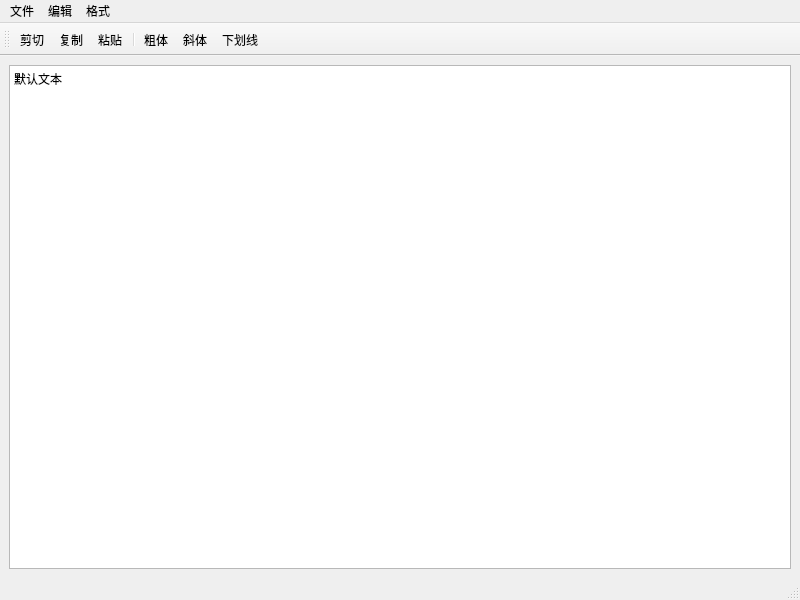
<?xml version="1.0" encoding="UTF-8"?>
<ui version="4.0">
 <class>MainWindow</class>
 <widget class="QMainWindow" name="MainWindow">
  <property name="geometry">
   <rect>
    <x>0</x>
    <y>0</y>
    <width>800</width>
    <height>600</height>
   </rect>
  </property>
  <property name="windowTitle">
   <string/>
  </property>
  <widget class="QWidget" name="centralwidget">
   <layout class="QVBoxLayout" name="verticalLayout">
    <item>
     <widget class="QPlainTextEdit" name="txtEdit">
      <property name="plainText">
       <string>默认文本</string>
      </property>
     </widget>
    </item>
   </layout>
  </widget>
  <widget class="QMenuBar" name="menubar">
   <property name="geometry">
    <rect>
     <x>0</x>
     <y>0</y>
     <width>800</width>
     <height>21</height>
    </rect>
   </property>
   <widget class="QMenu" name="menu">
    <property name="title">
     <string>文件</string>
    </property>
    <addaction name="actNew"/>
    <addaction name="actOpen"/>
    <addaction name="separator"/>
    <addaction name="actClose"/>
   </widget>
   <widget class="QMenu" name="menu_2">
    <property name="title">
     <string>编辑</string>
    </property>
    <addaction name="actCut"/>
    <addaction name="actCopy"/>
    <addaction name="actPaste"/>
    <addaction name="separator"/>
    <addaction name="actClear"/>
   </widget>
   <widget class="QMenu" name="menu_3">
    <property name="title">
     <string>格式</string>
    </property>
    <addaction name="actFontBold"/>
    <addaction name="actFontItalic"/>
    <addaction name="actFontUnder"/>
    <addaction name="separator"/>
    <addaction name="actToolbarLabb"/>
   </widget>
   <addaction name="menu"/>
   <addaction name="menu_2"/>
   <addaction name="menu_3"/>
  </widget>
  <widget class="QStatusBar" name="statusbar"/>
  <widget class="QToolBar" name="toolBar">
   <property name="windowTitle">
    <string>toolBar</string>
   </property>
   <attribute name="toolBarArea">
    <enum>TopToolBarArea</enum>
   </attribute>
   <attribute name="toolBarBreak">
    <bool>false</bool>
   </attribute>
   <addaction name="actCut"/>
   <addaction name="actCopy"/>
   <addaction name="actPaste"/>
   <addaction name="separator"/>
   <addaction name="actFontBold"/>
   <addaction name="actFontItalic"/>
   <addaction name="actFontUnder"/>
  </widget>
  <action name="actCut">
   <property name="icon">
    <iconset resource="res.qrc">
     <normaloff>:/images/images/cut.png</normaloff>:/images/images/cut.png</iconset>
   </property>
   <property name="text">
    <string>剪切</string>
   </property>
   <property name="toolTip">
    <string>剪切</string>
   </property>
   <property name="shortcut">
    <string>Ctrl+X</string>
   </property>
   <property name="menuRole">
    <enum>QAction::MenuRole::NoRole</enum>
   </property>
  </action>
  <action name="actCopy">
   <property name="icon">
    <iconset resource="res.qrc">
     <normaloff>:/images/images/copy.png</normaloff>:/images/images/copy.png</iconset>
   </property>
   <property name="text">
    <string>复制</string>
   </property>
   <property name="toolTip">
    <string>复制</string>
   </property>
   <property name="shortcut">
    <string>Ctrl+C</string>
   </property>
   <property name="menuRole">
    <enum>QAction::MenuRole::NoRole</enum>
   </property>
  </action>
  <action name="actPaste">
   <property name="icon">
    <iconset resource="res.qrc">
     <normaloff>:/images/images/paste.png</normaloff>:/images/images/paste.png</iconset>
   </property>
   <property name="text">
    <string>粘贴</string>
   </property>
   <property name="toolTip">
    <string>粘贴</string>
   </property>
   <property name="shortcut">
    <string>Ctrl+V</string>
   </property>
   <property name="menuRole">
    <enum>QAction::MenuRole::NoRole</enum>
   </property>
  </action>
  <action name="actFontBold">
   <property name="checkable">
    <bool>true</bool>
   </property>
   <property name="icon">
    <iconset resource="res.qrc">
     <normaloff>:/images/images/bold.png</normaloff>:/images/images/bold.png</iconset>
   </property>
   <property name="text">
    <string>粗体</string>
   </property>
   <property name="toolTip">
    <string>粗体</string>
   </property>
   <property name="menuRole">
    <enum>QAction::MenuRole::NoRole</enum>
   </property>
  </action>
  <action name="actFontItalic">
   <property name="checkable">
    <bool>true</bool>
   </property>
   <property name="icon">
    <iconset resource="res.qrc">
     <normaloff>:/images/images/italic.png</normaloff>:/images/images/italic.png</iconset>
   </property>
   <property name="text">
    <string>斜体</string>
   </property>
   <property name="toolTip">
    <string>斜体</string>
   </property>
   <property name="menuRole">
    <enum>QAction::MenuRole::NoRole</enum>
   </property>
  </action>
  <action name="actFontUnder">
   <property name="checkable">
    <bool>true</bool>
   </property>
   <property name="icon">
    <iconset resource="res.qrc">
     <normaloff>:/images/images/underline.png</normaloff>:/images/images/underline.png</iconset>
   </property>
   <property name="text">
    <string>下划线</string>
   </property>
   <property name="toolTip">
    <string>下划线</string>
   </property>
   <property name="menuRole">
    <enum>QAction::MenuRole::NoRole</enum>
   </property>
  </action>
  <action name="actClose">
   <property name="icon">
    <iconset resource="res.qrc">
     <normaloff>:/images/images/exit.png</normaloff>:/images/images/exit.png</iconset>
   </property>
   <property name="text">
    <string>退出</string>
   </property>
   <property name="toolTip">
    <string>退出</string>
   </property>
   <property name="menuRole">
    <enum>QAction::MenuRole::NoRole</enum>
   </property>
  </action>
  <action name="actOpen">
   <property name="icon">
    <iconset resource="res.qrc">
     <normaloff>:/images/images/opendir.png</normaloff>:/images/images/opendir.png</iconset>
   </property>
   <property name="text">
    <string>打开...</string>
   </property>
   <property name="toolTip">
    <string>打开文件</string>
   </property>
   <property name="shortcut">
    <string>Ctrl+O</string>
   </property>
   <property name="menuRole">
    <enum>QAction::MenuRole::NoRole</enum>
   </property>
  </action>
  <action name="actClear">
   <property name="icon">
    <iconset resource="res.qrc">
     <normaloff>:/images/images/erase.png</normaloff>:/images/images/erase.png</iconset>
   </property>
   <property name="text">
    <string>清空</string>
   </property>
   <property name="toolTip">
    <string>清空内容</string>
   </property>
   <property name="menuRole">
    <enum>QAction::MenuRole::NoRole</enum>
   </property>
  </action>
  <action name="actFont">
   <property name="icon">
    <iconset resource="res.qrc">
     <normaloff>:/images/images/font.png</normaloff>:/images/images/font.png</iconset>
   </property>
   <property name="text">
    <string>字体</string>
   </property>
   <property name="toolTip">
    <string>字体设置</string>
   </property>
   <property name="menuRole">
    <enum>QAction::MenuRole::NoRole</enum>
   </property>
  </action>
  <action name="actNew">
   <property name="icon">
    <iconset resource="res.qrc">
     <normaloff>:/images/images/newfile.png</normaloff>:/images/images/newfile.png</iconset>
   </property>
   <property name="text">
    <string>新建</string>
   </property>
   <property name="toolTip">
    <string>新建</string>
   </property>
   <property name="shortcut">
    <string>Ctrl+N</string>
   </property>
   <property name="menuRole">
    <enum>QAction::MenuRole::NoRole</enum>
   </property>
  </action>
  <action name="actToolbarLabb">
   <property name="checkable">
    <bool>true</bool>
   </property>
   <property name="text">
    <string>显示工具栏文字标签</string>
   </property>
   <property name="toolTip">
    <string>显示工具栏文字标签</string>
   </property>
   <property name="menuRole">
    <enum>QAction::MenuRole::NoRole</enum>
   </property>
  </action>
 </widget>
 <resources>
  <include location="res.qrc"/>
 </resources>
 <connections/>
</ui>
